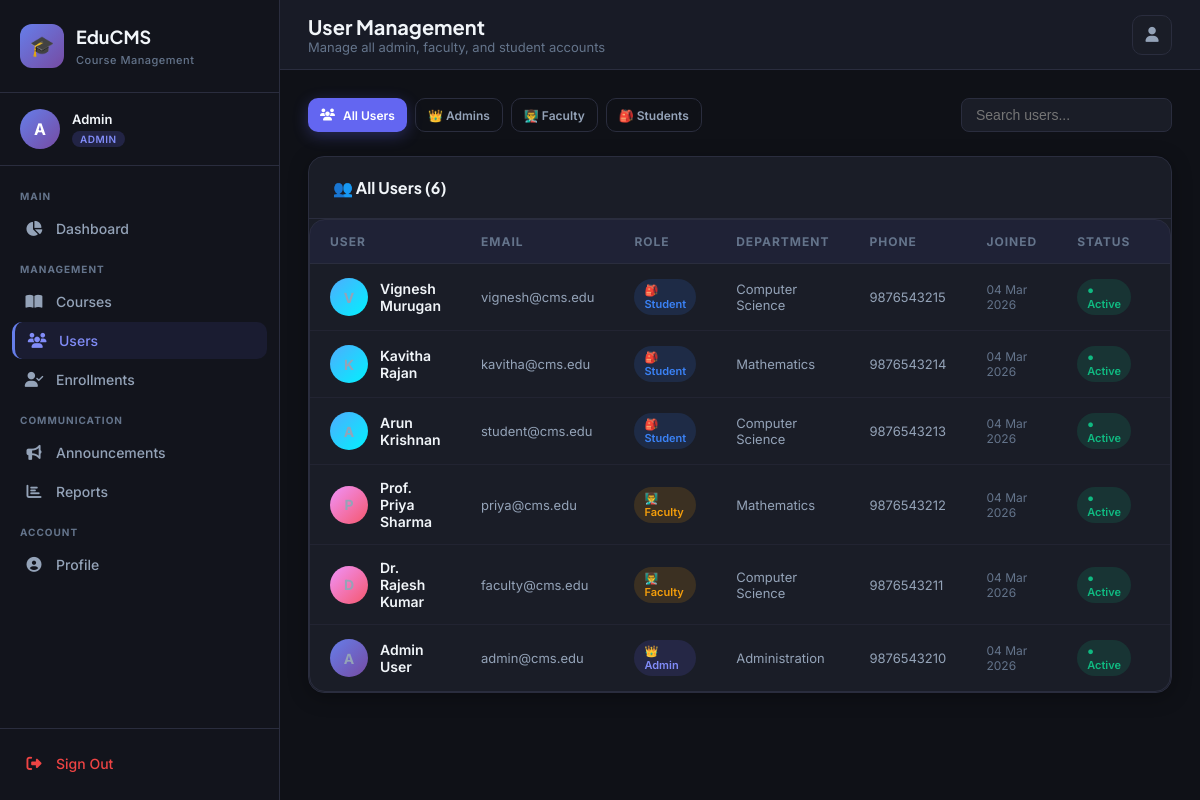
Page /admin/users (signed in) on the committed database.
### app.py (models this page shows)
class User(UserMixin, db.Model):
    __tablename__ = 'users'
    id = db.Column(db.Integer, primary_key=True)
    name = db.Column(db.String(100), nullable=False)
    email = db.Column(db.String(120), unique=True, nullable=False)
    password = db.Column(db.String(200), nullable=False)
    role = db.Column(db.String(20), nullable=False, default='student')  # admin/faculty/student
    phone = db.Column(db.String(20))
    department = db.Column(db.String(100))
    profile_pic = db.Column(db.String(200), default='default.png')
    is_active_account = db.Column(db.Boolean, default=True)
    created_at = db.Column(db.DateTime, default=datetime.utcnow)
    courses_taught = db.relationship('Course', backref='faculty', lazy=True, foreign_keys='Course.faculty_id')
    enrollments = db.relationship('Enrollment', backref='student', lazy=True, foreign_keys='Enrollment.student_id')

### app.py (the view)
@app.route('/admin/users')
@login_required
def admin_users():
    if current_user.role != 'admin': return redirect(url_for('index'))
    role_filter = request.args.get('role', 'all')
    if role_filter != 'all':
        users = User.query.filter_by(role=role_filter).order_by(User.created_at.desc()).all()
    else:
        users = User.query.order_by(User.created_at.desc()).all()
    return render_template('admin/users.html', users=users, role_filter=role_filter)

### app.py (called while the page is built)
@login_manager.user_loader
def load_user(user_id):
    return User.query.get(int(user_id))

@app.context_processor
def inject_now():
    return {'now': datetime.utcnow().date()}

### templates/admin/users.html (shortened to what this page needs)
{% extends "base.html" %}
{% block page_title %}User Management{% endblock %}
{% block page_subtitle %}Manage all admin, faculty, and student accounts{% endblock %}
{% block content %}
<div style="display:flex;gap:8px;margin-bottom:24px;flex-wrap:wrap">
    <a href="/admin/users?role=all" class="btn {% if role_filter == 'all' %}btn-primary{% else %}btn-outline{% endif %} btn-sm">
        <i class="fas fa-users"></i> All Users
    </a>
    <a href="/admin/users?role=admin" class="btn {% if role_filter == 'admin' %}btn-primary{% else %}btn-outline{% endif %} btn-sm">
        👑 Admins
    </a>
    <a href="/admin/users?role=faculty" class="btn {% if role_filter == 'faculty' %}btn-primary{% else %}btn-outline{% endif %} btn-sm">
        👨‍🏫 Faculty
    </a>
    <a href="/admin/users?role=student" class="btn {% if role_filter == 'student' %}btn-primary{% else %}btn-outline{% endif %} btn-sm">
        🎒 Students
    </a>
    <input type="text" id="userSearch" onkeyup="filterUsers()" placeholder="Search users..."
           style="background:#1a1d27;border:1px solid #2a2d3e;border-radius:8px;padding:8px 14px;color:#f1f5f9;font-size:14px;outline:none;margin-left:auto">
</div>
<div class="card">
    <div class="card-header">
        <span class="card-title">👥 {{ role_filter|capitalize }} Users ({{ users|length }})</span>
    </div>
    <div class="table-container">
        <table id="usersTable">
            <thead>
                <tr>
                    <th>User</th>
                    <th>Email</th>
                    <th>Role</th>
                    <th>Department</th>
                    <th>Phone</th>
                    <th>Joined</th>
                    <th>Status</th>
                    <th>Action</th>
                </tr>
            </thead>
            <tbody>
                {% for user in users %}
                <tr>
                    <td>
                        <div style="display:flex;align-items:center;gap:12px">
                            <div style="width:38px;height:38px;border-radius:50%;flex-shrink:0;
                                background:{% if user.role == 'admin' %}linear-gradient(135deg,#667eea,#764ba2){% elif user.role == 'faculty' %}linear-gradient(135deg,#f093fb,#f5576c){% else %}linear-gradient(135deg,#4facfe,#00f2fe){% endif %};
                                display:flex;align-items:center;justify-content:center;font-weight:700;font-size:14px">
                                {{ user.name[0].upper() }}
                            </div>
                            <span style="font-weight:600;color:#f1f5f9">{{ user.name }}</span>
                        </div>
                    </td>
                    <td style="font-size:13px;color:#94a3b8">{{ user.email }}</td>
                    <td>
                        <span class="badge badge-{% if user.role == 'admin' %}primary{% elif user.role == 'faculty' %}warning{% else %}info{% endif %}">
                            {% if user.role == 'admin' %}👑{% elif user.role == 'faculty' %}👨‍🏫{% else %}🎒{% endif %}
                            {{ user.role|capitalize }}
                        </span>
                    </td>
                    <td style="font-size:13px;color:#94a3b8">{{ user.department or '—' }}</td>
                    <td style="font-size:13px;color:#94a3b8">{{ user.phone or '—' }}</td>
                    <td style="font-size:12px;color:#64748b">{{ user.created_at.strftime('%d %b %Y') }}</td>
                    <td>
                        <span class="badge badge-{% if user.is_active_account %}success{% else %}danger{% endif %}">
                            {% if user.is_active_account %}● Active{% else %}● Inactive{% endif %}
                        </span>
                    </td>
                    <td>
                    </td>
                </tr>
                {% endfor %}
            </tbody>
        </table>
    </div>
</div>
{% endblock %}

### templates/base.html (shortened to what this page needs)
<!DOCTYPE html>
<html lang="en">
<head>
    <link rel="stylesheet" href="https://cdnjs.cloudflare.com/ajax/libs/font-awesome/6.5.0/css/all.min.css">
</head>
<body>
{% if current_user.is_authenticated %}
<aside class="sidebar" id="sidebar">
    <div class="sidebar-brand">
        <div class="brand-icon">🎓</div>
        <div class="brand-text">
            <h1>EduCMS</h1>
            <span>Course Management</span>
        </div>
    </div>
    <div class="sidebar-user">
        <div class="user-avatar" style="background:
            {% if current_user.role == 'admin' %}var(--admin-gradient)
            {% elif current_user.role == 'faculty' %}var(--faculty-gradient)
            {% else %}var(--student-gradient){% endif %}">
            {{ current_user.name[0].upper() }}
        </div>
        <div class="user-info">
            <h4>{{ current_user.name.split(' ')[0] }}</h4>
            <span class="role-badge badge-{{ current_user.role }}">{{ current_user.role }}</span>
        </div>
    </div>
    <nav class="sidebar-nav">
        {% if current_user.role == 'admin' %}
        <div class="nav-section">
            <div class="nav-section-label">Main</div>
            <a href="/admin/dashboard" class="nav-item {% if request.path == '/admin/dashboard' %}active{% endif %}">
                <i class="fas fa-chart-pie"></i> Dashboard
            </a>
        </div>
        <div class="nav-section">
            <div class="nav-section-label">Management</div>
            <a href="/admin/courses" class="nav-item {% if '/admin/courses' in request.path %}active{% endif %}">
                <i class="fas fa-book-open"></i> Courses
            </a>
            <a href="/admin/users" class="nav-item {% if '/admin/users' in request.path %}active{% endif %}">
                <i class="fas fa-users"></i> Users
            </a>
            <a href="/admin/enrollments" class="nav-item {% if '/admin/enrollments' in request.path %}active{% endif %}">
                <i class="fas fa-user-check"></i> Enrollments
            </a>
        </div>
        <div class="nav-section">
            <div class="nav-section-label">Communication</div>
            <a href="/admin/announcements" class="nav-item {% if '/admin/announcements' in request.path %}active{% endif %}">
                <i class="fas fa-bullhorn"></i> Announcements
            </a>
            <a href="/admin/reports" class="nav-item {% if '/admin/reports' in request.path %}active{% endif %}">
                <i class="fas fa-chart-bar"></i> Reports
            </a>
        </div>
        {% endif %}
        <div class="nav-section">
            <div class="nav-section-label">Account</div>
            <a href="/profile" class="nav-item {% if request.path == '/profile' %}active{% endif %}">
                <i class="fas fa-user-circle"></i> Profile
            </a>
        </div>
    </nav>
    <div class="sidebar-footer">
        <a href="/logout" class="nav-item" style="color: #ef4444;">
            <i class="fas fa-sign-out-alt"></i> Sign Out
        </a>
    </div>
</aside>
<main class="main-content">
    <header class="header">
        <div class="header-left">
            <div>
                <div class="page-title">{% block page_title %}Dashboard{% endblock %}</div>
                <div class="page-subtitle">{% block page_subtitle %}{% endblock %}</div>
            </div>
        </div>
        <div class="header-right">
            <a href="/profile" class="header-btn" title="Profile">
                <i class="fas fa-user"></i>
            </a>
        </div>
    </header>
    <div class="page-content">
        {% block content %}{% endblock %}
    </div>
</main>
{% else %}
{% block auth_content %}{% endblock %}
{% endif %}
</body>
</html>

### rows in the picture
User: name "A", name "Admin", role "ADMIN", name "Admin User", email "admin@cms.edu", role "Admin", department "Administration", phone "9876543210", created_at "04 Mar 2026", is_active_account "● Active"
User: name "Vignesh Murugan", email "vignesh@cms.edu", role "Student", department "Computer Science", phone "9876543215", created_at "04 Mar 2026", is_active_account "● Active"
User: name "Kavitha Rajan", email "kavitha@cms.edu", role "Student", department "Mathematics", phone "9876543214", created_at "04 Mar 2026", is_active_account "● Active"
User: name "Arun Krishnan", email "student@cms.edu", role "Student", department "Computer Science", phone "9876543213", created_at "04 Mar 2026", is_active_account "● Active"
User: name "Prof. Priya Sharma", email "priya@cms.edu", role "Faculty", department "Mathematics", phone "9876543212", created_at "04 Mar 2026", is_active_account "● Active"
User: name "Dr. Rajesh Kumar", email "faculty@cms.edu", role "Faculty", department "Computer Science", phone "9876543211", created_at "04 Mar 2026", is_active_account "● Active"

### other values in the picture
{{ role_filter|capitalize }} "All"
{{ users|length }} "6"
